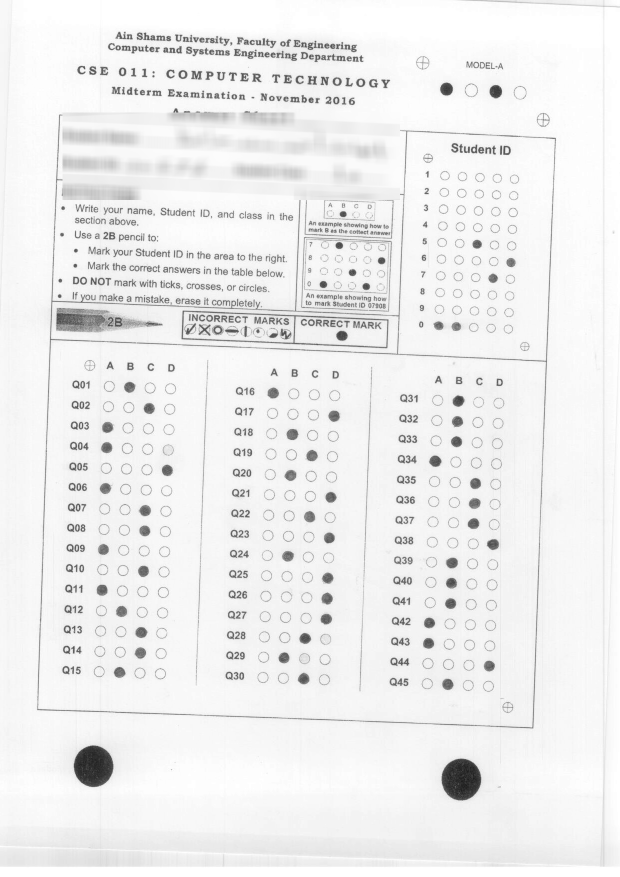
#> input picture sample.png, 1240 x 1753 px (shown at 1/2 size)
$ python -i contour.py   (imports and definitions only)
#> lines starting #> are read from the running program, lines starting #| are printed output that depends on the picture; after the words box and inside, x2 and y2 are one past the last pixel; in counts of white or black regions, pixels touching at a corner belong together
#> further down, picture is the input picture: shape (1753, 1240); min 21, max 255, mean 238
import cv2
import numpy as np


def threshold(img):
    return cv2.threshold(img, 230, 255, cv2.THRESH_BINARY_INV | cv2.THRESH_OTSU)[1]
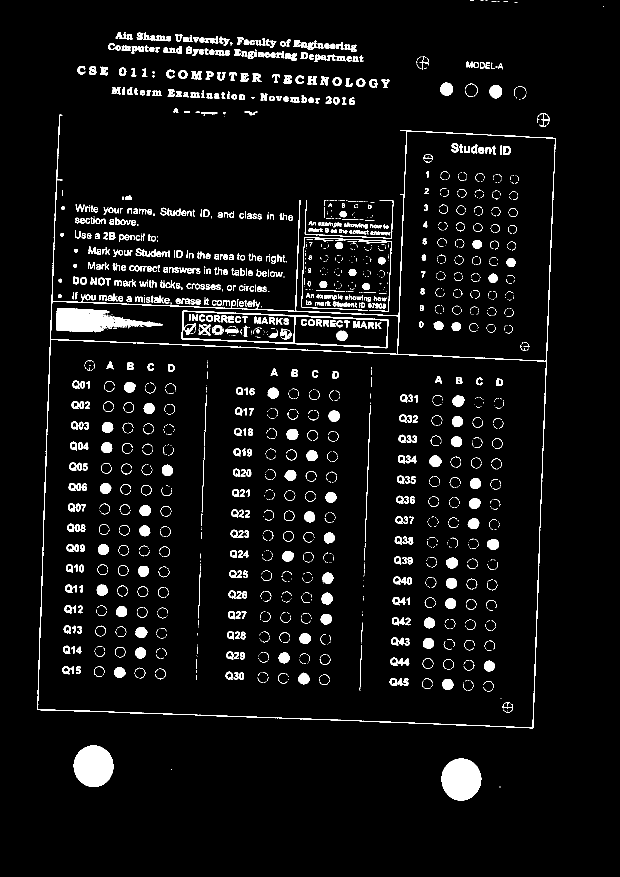
#> returned value: shape (1753, 1240) (shown at 1/2 size); 5.2% white; 1995 white regions (1161 under 20 px), largest, box (x1, y1, x2, y2) and area: (75, 229, 1112, 1457) 10207, (112, 616, 325, 664) 5525, (883, 1517, 963, 1601) 5250


def dilate(img):
    thresh = threshold(img)
    kernel = np.ones((2, 2), np.uint8)
    return cv2.dilate(thresh, kernel, iterations=1)
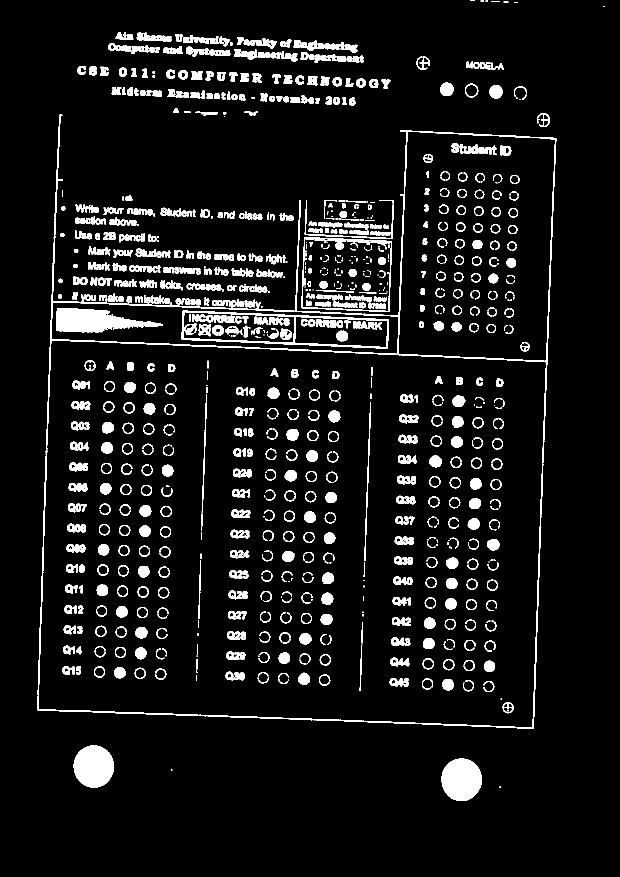
#> returned value: shape (1753, 1240) (shown at 1/2 size); 7.6% white; 1058 white regions (244 under 20 px)


def contour(img):
    dilation = dilate(img)

    cnts = cv2.findContours(dilation.copy(), cv2.RETR_EXTERNAL, cv2.CHAIN_APPROX_SIMPLE)
#> cnts = 444 contours, 158 with area under 20; largest, box (x1, y1, x2, y2) and area: (75, 229, 1113, 1458) 923176, (883, 1517, 964, 1602) 5298, (147, 1491, 228, 1575) 5240, (603, 474, 784, 624) 1018, (474, 75, 554, 97) 668
    cnts = cnts[1]
#> cnts = 444 rows, first 6: [1, -1, -1, -1], [2, 0, -1, -1], [3, 1, -1, -1], [4, 2, -1, -1], [5, 3, -1, -1], [6, 4, -1, -1]
    rad_center_of_circle = []

    # loop over the contours
    for c in cnts:
        # compute the bounding box of the contour, then use the
        # bounding box to derive the aspect ratio
        (x, y, w, h) = cv2.boundingRect(c)
        ar = w / float(h)

        # in order to label the contour as a question, region
        # should be sufficiently wide, sufficiently tall, and
        # have an aspect ratio approximately equal to 1
        if w >= 5 and h >= 5 and ar >= 0.7 and ar <= 1.3:
            avg_l = (w+h)/2.
            x_center = int(x + int(avg_l / 2))
            y_center = int(y + int(avg_l / 2))
            rad = int(avg_l / 2)
            rad_center_of_circle.append([x_center,y_center,rad])
#> this loop made 1 pass
#> after the loop, rad_center_of_circle = []
    return rad_center_of_circle


# [68 lines left out: function specific_contours, not called in this run]

>>> import cv2
>>> picture = cv2.imread('sample.png', cv2.IMREAD_GRAYSCALE)
#> (the run stopped early here; a loop or call above may not have finished)

$ run again, on S_1_hppscan1.png
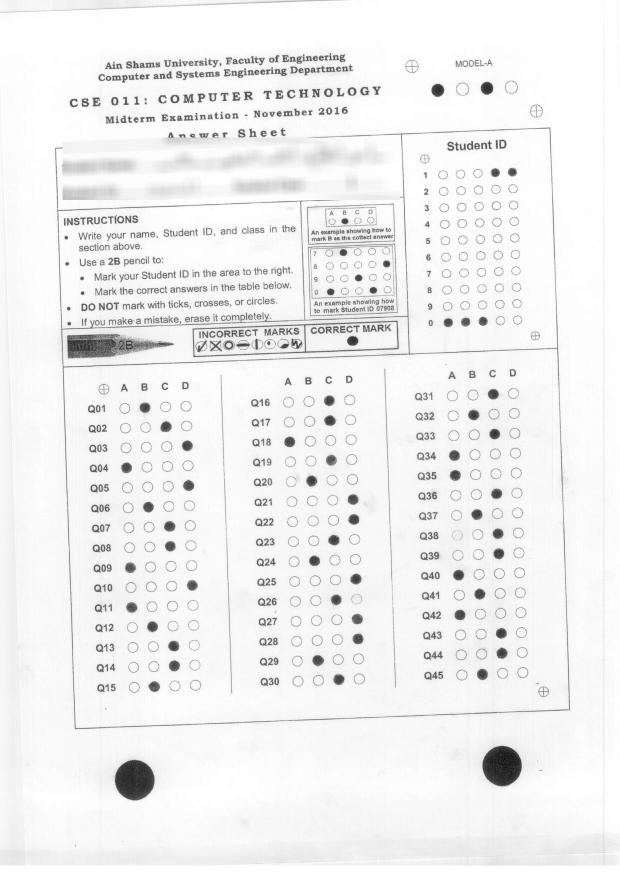
#> input picture S_1_hppscan1.png, 1240 x 1753 px (shown at 1/2 size)
#> picture is the input picture: shape (1753, 1240); min 5, max 255, mean 240.2
#> in threshold, `return cv2.threshold(img, 230, 255, cv2.THRESH_BINARY_INV | cv2.THRESH..`:
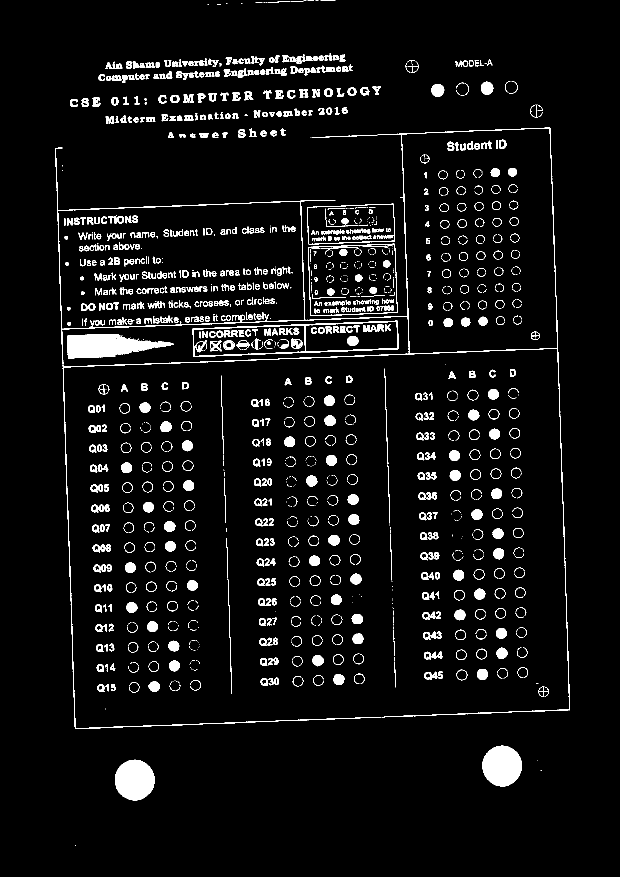
#> returned value: shape (1753, 1240) (shown at 1/2 size); 5.3% white; 1542 white regions (641 under 20 px), largest, box (x1, y1, x2, y2) and area: (110, 255, 1140, 1458) 10663, (134, 668, 347, 717) 6613, (230, 1519, 309, 1601) 5057
#> in dilate, `return cv2.dilate(thresh, kernel, iterations=1)`:
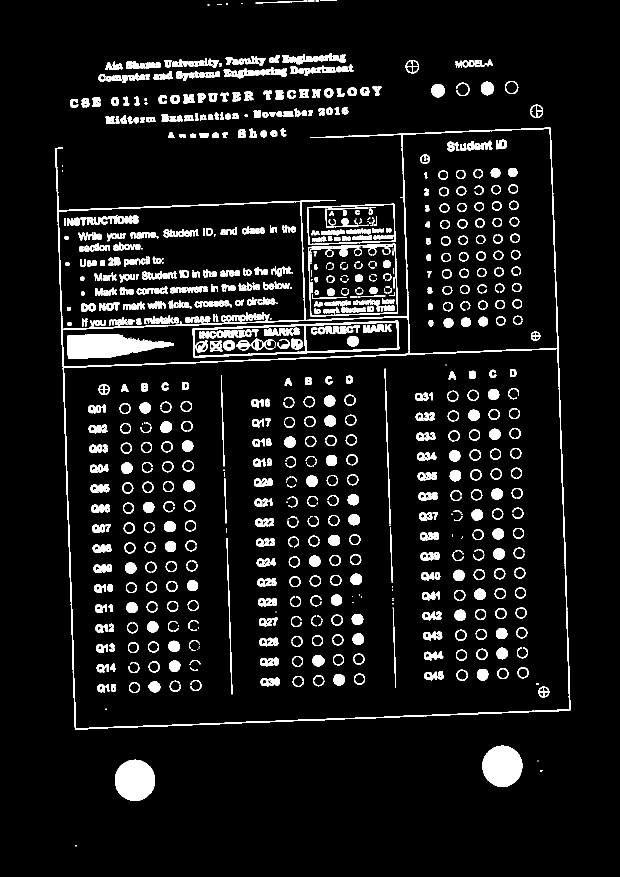
#> returned value: shape (1753, 1240) (shown at 1/2 size); 7.8% white; 890 white regions (127 under 20 px)
#> in contour, `cnts = cv2.findContours(dilation.copy(), cv2.RETR_EXTERNAL, cv2.CHAIN_..`: cnts = 123 contours, 15 with area under 20; largest, box (x1, y1, x2, y2) and area: (110, 255, 1141, 1459) 1019727, (616, 487, 796, 633) 24247, (614, 407, 791, 490) 13086, (230, 1519, 310, 1602) 5101, (965, 1491, 1045, 1574) 5083
#> in contour, `cnts = cnts[1]`: cnts = 123 rows, first 6: [1, -1, -1, -1], [2, 0, -1, -1], [3, 1, -1, -1], [4, 2, -1, -1], [5, 3, -1, -1], [6, 4, -1, -1]
#> the loop in contour, `for c in cnts:` made 1 pass
#> after the loop in contour, `for c in cnts:`: rad_center_of_circle = []
